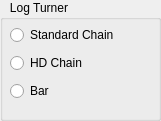
          <widget class="QGroupBox" name="groupBox_4">
           <property name="geometry">
            <rect>
             <x>440</x>
             <y>140</y>
             <width>161</width>
             <height>121</height>
            </rect>
           </property>
           <property name="toolTipDuration">
            <number>1</number>
           </property>
           <property name="title">
            <string>   Log Turner</string>
           </property>
           <widget class="QWidget" name="verticalLayoutWidget_2">
            <property name="geometry">
             <rect>
              <x>10</x>
              <y>23</y>
              <width>169</width>
              <height>83</height>
             </rect>
            </property>
            <layout class="QVBoxLayout" name="verticalLayout_2">
             <item>
              <widget class="QRadioButton" name="stdChainRadioButton">
               <property name="toolTip">
                <string/>
               </property>
               <property name="text">
                <string>Standard Chain</string>
               </property>
              </widget>
             </item>
             <item>
              <widget class="QRadioButton" name="hdChainRadioButton">
               <property name="text">
                <string>HD Chain</string>
               </property>
              </widget>
             </item>
             <item>
              <widget class="QRadioButton" name="barRadioButton">
               <property name="toolTip">
                <string>6,500.00</string>
               </property>
               <property name="text">
                <string>Bar</string>
               </property>
              </widget>
             </item>
            </layout>
           </widget>
          </widget>
